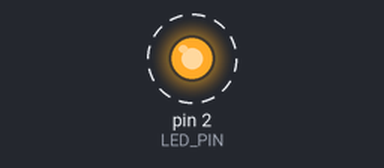
A sketch run on a simulated Arduino Uno, built with avr-gcc and run on an emulated ATmega328P. Shown: output pins drawn as LEDs (lit = HIGH). Dashed ring = blinking. What the sketch prints to the serial monitor is not drawn.

Above: at 0.2 s.
Timing chart, 0 to 3.0 s (numbered marks = the images above):
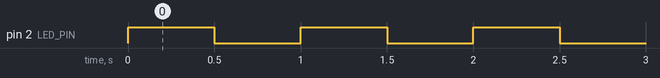

Measured:
- by itself, pin 2 (LED_PIN): alternates HIGH for 0.50 s and LOW for 0.50 s

The sketch:

setup_test.ino
```cpp
#include <Arduino.h>

#define LED_PIN 2 //gpio2 is built in led

void setup() {
  Serial.begin(115200);
  pinMode(LED_PIN, OUTPUT);
}

void loop() {
  digitalWrite(LED_PIN, HIGH);
  Serial.println("Turned led on");
  delay(500);
  digitalWrite(LED_PIN, LOW);
  Serial.println("Turned led off");
  delay(500);
}
```
